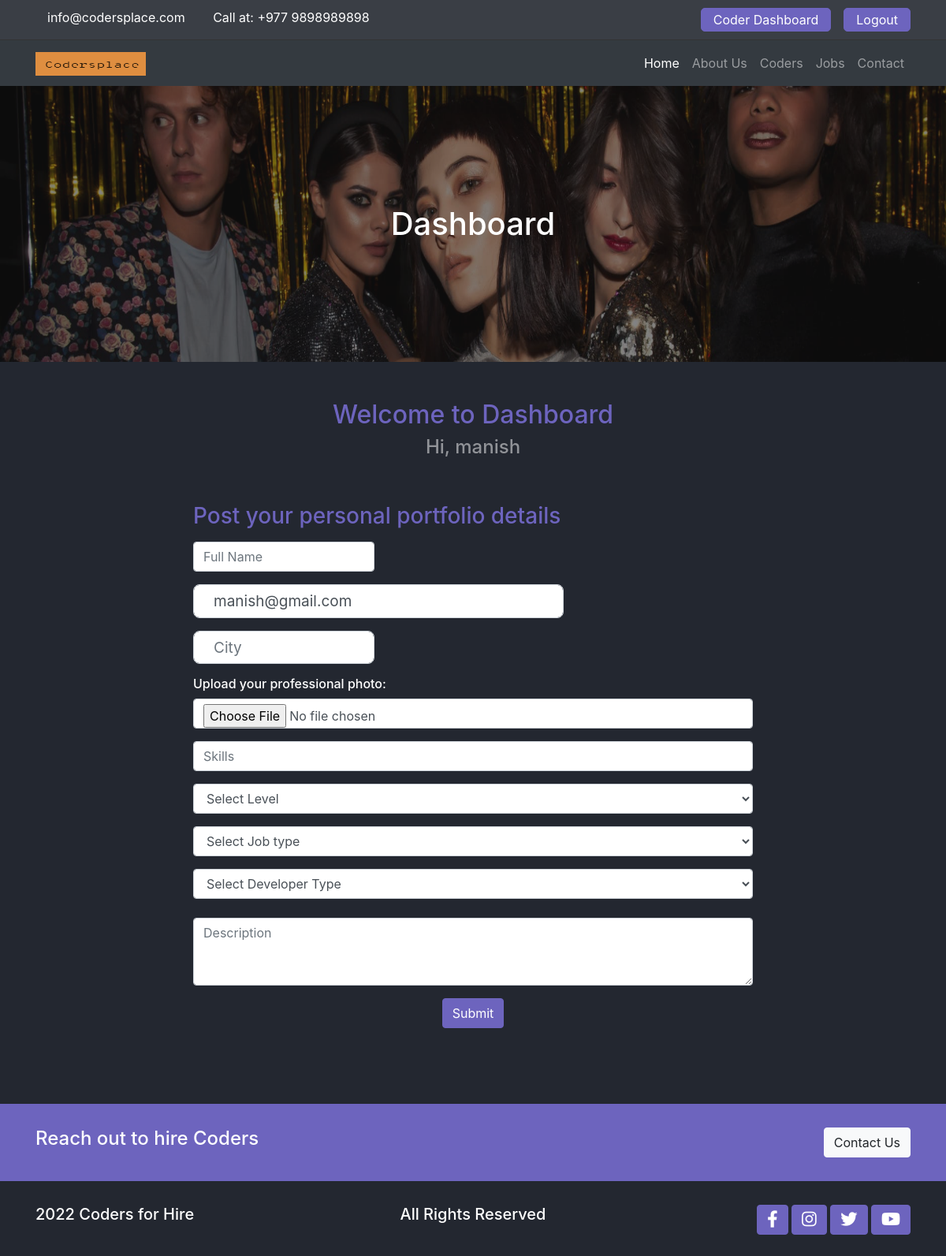
The page /accounts/coder-dashboard/ (signed in) on the database its author committed.
### accounts/models.py (models this page shows)
class User(AbstractUser):
    USER_CHOICES = (
        ('Company', 'Company'),
        ('Coder', 'Coder'),
    )
    account_type = models.CharField(
        max_length=30, choices=USER_CHOICES, null=True, blank=True)

### accounts/views.py (the view)
# urls.py: path('coder-dashboard/', views.coder_dashboard, name="coder_dashboard"),
@login_required(login_url='login')
def coder_dashboard(request):
    jobchoices = Job.job_type.field.choices
    levelchoices = Job.level_type.field.choices
    developerchoices = Job.developer_type.field.choices
    jobtypes = []
    leveltypes = []
    developertypes = []
    for j in jobchoices:
        jobtypes.append(j[0])
    for l in levelchoices:
        leveltypes.append(l[0])
    for d in developerchoices:
        developertypes.append(d[0])
    data = {'developertypes': developertypes, 'jobtypes': jobtypes,
            'leveltypes': leveltypes, }
    return render(request, 'accounts/coder/coder-dashboard.html', data)

### templates/accounts/coder/coder-dashboard.html (shortened to what this page needs)
{% extends 'base.html' %} {% load static %} {% block content %}
<main class="contact-us">
	<div class="banner">
		<img
			src="{%static './assets/images/bg-banner.png' %}"
			alt=""
			class="img-fluid w-100"
		/>
		<h1 class="text-center">Dashboard</h1>
	</div>
	<section class="container mt-5">
		<h2 class="text-center">Welcome to Dashboard</h2>
		<h4 class="text-center text-white-50">Hi, {{user}}</h4>
		<section class="coder-form container mt-5 mb-5">
			<div class="row">
				<form
					method="POST"
					action="{% url 'coders_form' %}"
					class="col-md-8 offset-md-2"
					enctype="multipart/form-data"
				>
					<h3 class="pt-2 pb-2">Post your personal portfolio details</h3>
					<div class="form-row">
						<div class="form-group col-md-4">
							<input
								name="fullname"
								class="form-control"
								placeholder="Full Name"
								required
							/>
						</div>
					</div>
					<div class="form-row">
						<div class="form-group col-md-8">
							{% if user.is_authenticated %}
							<input
								name="email"
								type="email"
								value="{{user.email}}"
								class="form-control"
								placeholder="Email"
								required
							/>
							{% endif %}
						</div>
					</div>
					<div class="form-row">
						<div class="form-group col-md-4">
							<input
								name="city"
								type="text"
								class="form-control"
								placeholder="City"
								required
							/>
						</div>
						</div>
						<div class="form-group">
							<h6>Upload your professional photo:</h6>
							<input
								name="photo"
								type="file"
								class="form-control"
								accept="image/*"
								required
							/>
						</div>
						<div class="form-group">
							<input
								name="skills"
								class="form-control"
								placeholder="Skills"
								required
							/>
						</div>
						<div class="form-group">
							<select name="leveltype" class="form-control" required>
								<option selected disabled hidden>Select Level</option>
							</select>
						</div>
						<div class="form-group">
							<select name="jobtype" class="form-control" required>
								<option selected disabled hidden>Select Job type</option>
							</select>
						</div>
						<div class="form-group">
							<select name="developertype" class="form-control" required>
								<option selected disabled hidden>Select Developer Type</option>
							</select>
						</div>
						<div class="form-group pt-2">
							<textarea
								name="description"
								class="form-control"
								rows="3"
								placeholder="Description"
							></textarea>
						</div>
					</div>
					<div class="text-center">
						<button type="submit" class="btn btn-accent">Submit</button>
					</div>
		</section>
	</section>
</main>
{% endblock %}

### templates/includes/header.html
{% load static %}
<header class="header">
	<div class="container">
		<div class="row">
			<div class="col-md-6 header-info">
				<a href="mailto:info@codersplace.com" class="mr-3"
					>info@codersplace.com</a
				>
				<span>Call at: +977 9898989898 </span>
			</div>
			<div class="header-buttons col-md-6 d-flex justify-content-end">
				{% if user.is_authenticated %} {%if user.account_type == "Company"%}
				<a class="btn btn-accent mr-3" href="{% url 'company_dashboard' %}"
					>{{user.account_type}} Dashboard
				</a>
				{%elif user.account_type == "Coder"%}
				<a class="btn btn-accent mr-3" href="{% url 'coder_dashboard' %}"
					>{{user.account_type}} Dashboard
				</a>
				{%else%}
				<a class="btn btn-accent mr-3" href="{% url 'coder_dashboard' %}"
					>Dashboard</a
				>
				{%endif%}
				<a class="btn btn-accent" href="{% url 'logout' %}">Logout</a>
				{% else %}
				<a class="btn btn-accent mr-3" href="{% url 'login' %}">Signin</a>
				<a class="btn btn-accent" href="{% url 'register' %}">SignUp</a>
				{% endif %}
			</div>
		</div>
	</div>
</header>

### codersplace/static/css/base.css (style rules this page uses)
:root { --primary: #232730; --secondary: #3a3e45; --white: #888787; --accent: #6d64be; }
body { background-color: var(--primary); color: #fff; }
a { color: #fff; }
h2, h3 { color: var(--accent); }
.btn-accent { background-color: var(--accent); color: #fff; border-color: var(--accent); outline: none; }
.form-control[type='text'], [type='textarea'], [type='email'], [type='password'] { padding: 20px 25px; font-size: 19px; border-radius: 8px; }
textarea { padding: 20px 25px; font-size: 19px; border-radius: 8px; }
main { overflow: hidden; }

### codersplace/static/css/utils.css (style rules this page uses)
.banner { position: relative; }
.banner img { height: 350px; width: 100%; }
.banner h1 { position: absolute; top: 50%; left: 50%; transform: translate(-50%, -50%); }

### codersplace/static/css/style.css (style rules this page uses)
.header { background-color: var(--secondary); padding: 10px 0; color: #fff; border-bottom: 1px solid #333; }
.header a { padding: 2px 15px; border-radius: 5px; }

### rows shown on the page
User: account_type "Coder", username "manish", email "manish@gmail.com"
